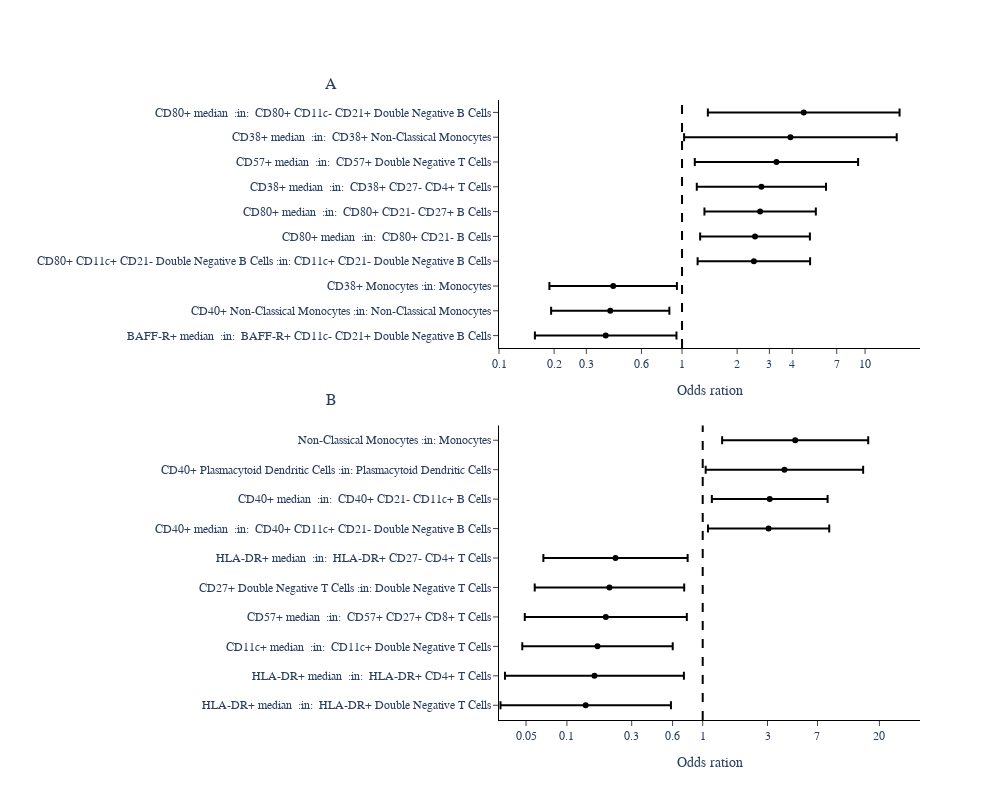

Notebook source saved alongside this figure:
### Markdown cell above
## Fig 1

### Code cell
file = open(fold + "/data_aux/feature_a1.pkl","rb")
data = pk.load(file)
file.close()
d2_d = data["d2_d"]
d3_p = data["d3_p"]

#d2_d_lab =pd.read_csv("d2_d_lab.csv",sep="\t")
#d2_d_lab = dict(zip(d2_d_lab['var'],d2_d_lab['Short name']))
#d3_p_lab =pd.read_csv("d3_p_lab.csv",sep="\t")
#d3_p_lab = dict(zip(d3_p_lab['var'],d3_p_lab['Short name']))

#for k in d2_d_lab.keys():
#    d2_d.loc[d2_d["var"]==k,"var"] = d2_d_lab[k]
#for k in d3_p_lab.keys():
#    d3_p.loc[d3_p["var"]==k,"var"] = d3_p_lab[k]
d2_d = d2_d.loc[d2_d.pvalue<=0.05]
d2_d.loc[d2_d.index,"cib"] = d2_d.ci2 -d2_d["or"]
d2_d.loc[d2_d.index,"cia"] = d2_d["or"] - d2_d.ci1
d2_d = d2_d.sort_values(by="mu",ascending=False).copy()
d3_p = d3_p.loc[d3_p.pvalue<=0.05]
d3_p.loc[d3_p.index,"cib"] = d3_p.ci2 -d3_p["or"]
d3_p.loc[d3_p.index,"cia"] = d3_p["or"] - d3_p.ci1
d3_p = d3_p.sort_values(by="mu",ascending=False).copy()
#10 best
#10 best
d2_d = d2_d.iloc[0:10,:]
d2_d = d2_d.sort_values(by="or",ascending=True).copy()
d3_p = d3_p.iloc[0:10,:]
d3_p = d3_p.sort_values(by="or",ascending=True).copy()

f = go.FigureWidget(make_subplots(rows=2,cols=1,subplot_titles=["A","B"],vertical_spacing=0.05))
f.add_trace(go.Scatter(x=d2_d["or"], y=d2_d["var"],error_x=dict(
            type='data',
            symmetric=False,
            array=d2_d.cib,
            arrayminus=d2_d.cia),mode='markers'),row=1,col=1)
f.update_traces(marker=dict(color="black", size=6),selector=dict(type='scatter'))
f.layout.xaxis.type="log"
f.update_xaxes(range=[-1,1.3],title="Odds ration",row=1,col=1)
f.update_yaxes(range=[-0.5, 9.5],title="",row=1,col=1)
f.layout.yaxis.domain = (0.6,1)

f.add_trace(go.Scatter(x=d3_p["or"], y=d3_p["var"],error_x=dict(
            type='data',
            symmetric=False,
            array=d3_p.cib,
            arrayminus=d3_p.cia),mode='markers'),row=2,col=1)
f.update_traces(marker=dict(color="black", size=6),selector=dict(type='scatter'))
f.layout.xaxis2.type="log"
f.update_xaxes(range=[-1.5,1.6],title="Odds ration",row=2,col=1)
f.update_yaxes(range=[-0.5, 9.5],title="",row=2,col=1)
#f.layout.yaxis2.domain = (0.6,1)

f.update_layout(height=800,width = 1000,showlegend=False,font_size=12,font_family="Arial",plot_bgcolor="white",
    xaxis=dict(linecolor="black"),xaxis2=dict(linecolor="black"),
    yaxis=dict(linecolor="black"),yaxis2=dict(linecolor="black"))
f.add_vline(x=1,line_dash="dash",line_color = "black",opacity=1,row=1,col=1)
f.add_vline(x=1,line_dash="dash",line_color = "black",opacity=1,row=2,col=1)
f.update_xaxes(ticks="outside")
f.update_yaxes(ticks="outside")

f.layout["annotations"][0].x=-0.4
f.layout["annotations"][1].x=-0.4
f.layout["annotations"][0].y=1.01
f.layout["annotations"][1].y=0.5
f.update_layout(xaxis={"tickmode": "array","tickvals": pd.to_numeric([f"{n:.1g}" for n in np.geomspace(0.01, 12, 15)])})
f.update_layout(xaxis2={"tickmode": "array","tickvals": pd.to_numeric([f"{n:.1g}" for n in np.geomspace(0.01, 15, 10)])})
#f.write_image("fig1.svg")
f

### Figure 1 — Plotly figure (JSON) as saved in the notebook; plotly's stock layout.template omitted (floating-point values rounded to 4 significant figures)
{"data": [{"error_x": {"array": [0.5497, 0.4472, 0.5171, 2.54, 2.49, 2.711, 3.403, 5.879, 10.98, 10.81], "arrayminus": [0.2256, 0.2126, 0.2319, 1.252, 1.248, 1.345, 1.51, 2.105, 2.883, 3.237], "symmetric": false, "type": "data"}, "marker": {"color": "black", "size": 6}, "mode": "markers", "type": "scatter", "uid": "56026fb5-b682-4496-ba6a-73c0ab6ab32e", "x": [0.3827, 0.4053, 0.4204, 2.468, 2.504, 2.671, 2.713, 3.279, 3.909, 4.621], "xaxis": "x", "y": ["BAFF-R+ median  :in:  BAFF-R+ CD11c- CD21+ Double Negative B Cells", "CD40+ Non-Classical Monocytes :in: Non-Classical Monocytes", "CD38+ Monocytes :in: Monocytes", "CD80+ CD11c+ CD21- Double Negative B Cells :in: CD11c+ CD21- Double Negative B Cells", "CD80+ median  :in:  CD80+ CD21- B Cells", "CD80+ median  :in:  CD80+ CD21- CD27+ B Cells", "CD38+ median  :in:  CD38+ CD27- CD4+ T Cells", "CD57+ median  :in:  CD57+ Double Negative T Cells", "CD38+ median  :in:  CD38+ Non-Classical Monocytes", "CD80+ median  :in:  CD80+ CD11c- CD21+ Double Negative B Cells"], "yaxis": "y"}, {"error_x": {"array": [0.446, 0.5676, 0.4335, 0.5705, 0.5248, 0.5465, 5.486, 5.194, 11.19, 11.75], "arrayminus": [0.1051, 0.1245, 0.1211, 0.1444, 0.1478, 0.1609, 1.963, 1.947, 2.944, 3.405], "symmetric": false, "type": "data"}, "marker": {"color": "black", "size": 6}, "mode": "markers", "type": "scatter", "uid": "d2f4cb6e-875b-4f04-9c7c-46df6c78f800", "x": [0.1376, 0.1595, 0.168, 0.1934, 0.2058, 0.228, 3.056, 3.115, 3.996, 4.795], "xaxis": "x2", "y": ["HLA-DR+ median  :in:  HLA-DR+ Double Negative T Cells", "HLA-DR+ median  :in:  HLA-DR+ CD4+ T Cells", "CD11c+ median  :in:  CD11c+ Double Negative T Cells", "CD57+ median  :in:  CD57+ CD27+ CD8+ T Cells", "CD27+ Double Negative T Cells :in: Double Negative T Cells", "HLA-DR+ median  :in:  HLA-DR+ CD27- CD4+ T Cells", "CD40+ median  :in:  CD40+ CD11c+ CD21- Double Negative B Cells", "CD40+ median  :in:  CD40+ CD21- CD11c+ B Cells", "CD40+ Plasmacytoid Dendritic Cells :in: Plasmacytoid Dendritic Cells", "Non-Classical Monocytes :in: Monocytes"], "yaxis": "y2"}], "layout": {"annotations": [{"font": {"size": 16}, "showarrow": false, "text": "A", "x": -0.4, "xanchor": "center", "xref": "paper", "y": 1.01, "yanchor": "bottom", "yref": "paper"}, {"font": {"size": 16}, "showarrow": false, "text": "B", "x": -0.4, "xanchor": "center", "xref": "paper", "y": 0.5, "yanchor": "bottom", "yref": "paper"}], "font": {"family": "Arial", "size": 12}, "height": 800, "plot_bgcolor": "white", "shapes": [{"line": {"color": "black", "dash": "dash"}, "opacity": 1, "type": "line", "x0": 1, "x1": 1, "xref": "x", "y0": 0, "y1": 1, "yref": "y domain"}, {"line": {"color": "black", "dash": "dash"}, "opacity": 1, "type": "line", "x0": 1, "x1": 1, "xref": "x2", "y0": 0, "y1": 1, "yref": "y2 domain"}], "showlegend": false, "width": 1000, "xaxis": {"anchor": "y", "domain": [0, 1], "linecolor": "black", "range": [-1, 1.3], "tickmode": "array", "ticks": "outside", "tickvals": [0.01, 0.02, 0.03, 0.05, 0.08, 0.1, 0.2, 0.3, 0.6, 1, 2, 3, 4, 7, 10], "title": {"text": "Odds ration"}, "type": "log"}, "xaxis2": {"anchor": "y2", "domain": [0, 1], "linecolor": "black", "range": [-1.5, 1.6], "tickmode": "array", "ticks": "outside", "tickvals": [0.01, 0.02, 0.05, 0.1, 0.3, 0.6, 1, 3, 7, 20], "title": {"text": "Odds ration"}, "type": "log"}, "yaxis": {"anchor": "x", "domain": [0.6, 1], "linecolor": "black", "range": [-0.5, 9.5], "ticks": "outside", "title": {"text": ""}, "type": "category"}, "yaxis2": {"anchor": "x2", "domain": [0, 0.475], "linecolor": "black", "range": [-0.5, 9.5], "ticks": "outside", "title": {"text": ""}, "type": "category"}}}
